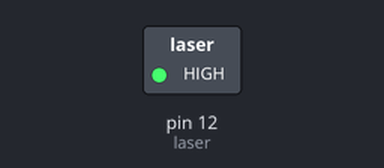
Bench run of a sketch on a simulated Arduino Uno, built with avr-gcc and run on an emulated ATmega328P. Shown: switched loads named in the sketch (green lamp = pin HIGH). Dashed ring = blinking.

Above: at 0.05 s.
Timing chart, 0 to 3.0 s (numbered marks = the images above):
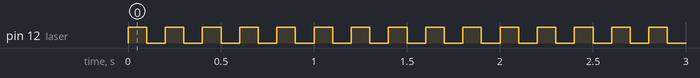

The sketch:

Laser.ino
```cpp
//Example code KY012 active buzzer
int laser = 12;
void setup () {
  pinMode (laser, OUTPUT);
}
void loop () {
  digitalWrite(laser, HIGH);
  delay (100);
  digitalWrite(laser, LOW);
  delay (100);
}
```

Measured:
- by itself, pin 12 (laser): alternates HIGH for 0.10 s and LOW for 0.10 s
